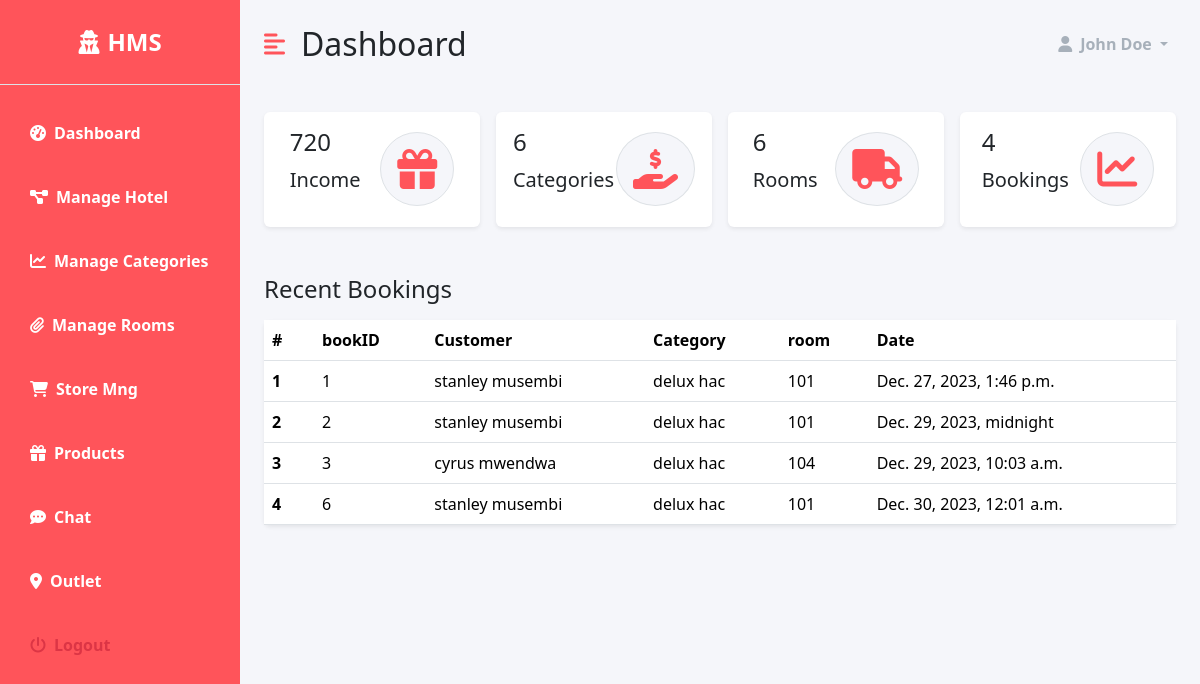
The page /dashboard/ (signed in) on the database as committed earlier.
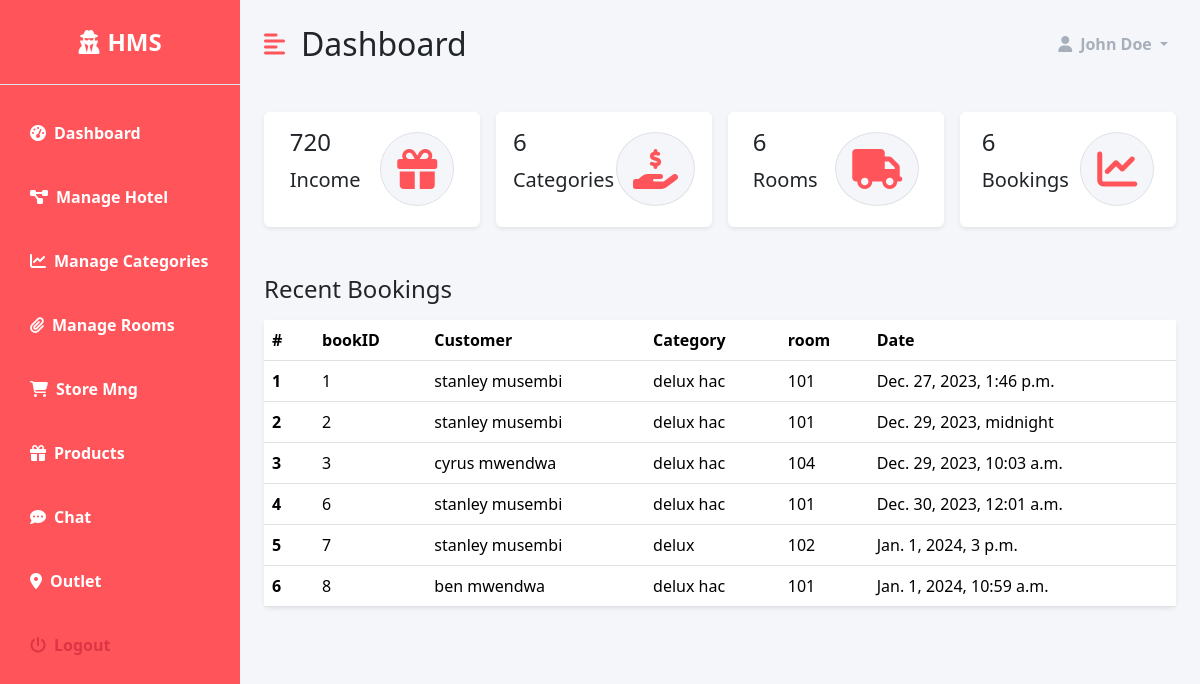
The same page on the database as committed later.
### hotel/models.py (models this page shows, shortened)
class Booking(models.Model):
    room = models.ForeignKey('Room' , on_delete=models.CASCADE)
    user = models.ForeignKey('accounts.CustomUser' , on_delete=models.CASCADE)
    persons = models.IntegerField()
    check_in = models.DateTimeField()
    check_out = models.DateTimeField()
    STATUS_CHOICES = (
        ('active' , 'active') ,
        ('cancelled' , 'cancelled') ,
        ('checked out' , 'checked out')
    )
    status = models.CharField(max_length=255 , choices=STATUS_CHOICES , default='active')
    added_on = models.DateTimeField(auto_now_add=True)
    updated_on = models.DateTimeField(auto_now=True)

class Room(models.Model):
    name  = models.CharField(max_length=255 , unique=True)
    category = models.ForeignKey('RoomCategory' , on_delete=models.CASCADE)
    STATUS_CHOICES = (
        ('available' , 'available' ) ,
        ('booked' , 'booked'),
        ('not available' , 'not available')
    )
    status = models.CharField(max_length=255 , choices=STATUS_CHOICES)
    added_on = models.DateTimeField(auto_now_add=True)
    updated_on = models.DateTimeField(auto_now=True)
    def __str__(self):
        return self.name

class RoomCategory(models.Model):
    name = models.CharField(max_length=255)
    description = models.TextField()
    capacity = models.IntegerField()
    beds = models.IntegerField()
    rooms = models.IntegerField()
    cost = models.DecimalField(max_digits=10, decimal_places=2)
    added_on = models.DateTimeField(auto_now_add=True)
    image = models.ImageField(upload_to="room_category_images")
    def __str__(self):
        return self.name

### accounts/models.py (models this page shows, shortened)
class CustomUser(AbstractUser):
    email = models.EmailField(unique=True)
    gender = models.CharField(max_length=1,  blank=True, null=True)
    address = models.CharField(max_length=255, blank=True, null=True)
    image = models.ImageField(upload_to="user_images", blank=True, null=True)
    username = None
    objects = CustomUserManager()
    USERNAME_FIELD = 'email'
    REQUIRED_FIELDS = []

### dashboard/views.py (the view)
# urls.py: path('' , views.index , name='dashboard-index'),
@login_required(login_url='accounts:login')
@staff_member_required(login_url='accounts:login')
def index(request):
    number_of_rooms = Room.objects.count()
    number_of_categories = RoomCategory.objects.count()
    number_of_customers = CustomUser.objects.filter(is_staff=False).count()
    number_of_staff = CustomUser.objects.filter(is_staff=True).count()
    number_of_bookings = Booking.objects.count()
    number_of_bookings_today = Booking.objects.filter(check_in=timezone.now()).count()
    number_of_bookings_this_month = Booking.objects.filter(check_in__month=timezone.now().month).count()
    number_of_bookings_this_year = Booking.objects.filter(check_in__year=timezone.now().year).count()
    bookings = Booking.objects.all()[0:10]
    context = {
        'num_of_rooms': number_of_rooms,
        'num_of_categories': number_of_categories,
        'num_of_customers': number_of_customers,
        'num_of_staff': number_of_staff,
        'num_of_bookings': number_of_bookings,
        'number_of_bookings_today': number_of_bookings_today,
        'number_of_bookings_this_month': number_of_bookings_this_month,
        'number_of_bookings_this_year': number_of_bookings_this_year,
        'bookings': bookings,
    }
    return render(request, 'dashboard/home.html' ,  context)

### templates/dashboard/home.html (shortened to what this page needs)
 {% extends 'dashboard/base.html' %}
{% load static %}
{% block content %}
                <div class="row g-3 my-2">
                    <div class="col-md-3">
                        <div class="p-3 bg-white shadow-sm d-flex justify-content-around align-items-center rounded">
                            <div>
                                <h3 class="fs-4">720</h3>
                                <p class="fs-5">Income</p>
                            </div>
                            <i class="fas fa-gift fs-1 primary-text border rounded-full secondary-bg p-3"></i>
                        </div>
                    </div>
                    <div class="col-md-3">
                        <div class="p-3 bg-white shadow-sm d-flex justify-content-around align-items-center rounded">
                            <div>
                                <h3 class="fs-4">{{ num_of_categories }}</h3>
                                <p class="fs-5">Categories</p>
                            </div>
                            <i
                                class="fas fa-hand-holding-usd fs-1 primary-text border rounded-full secondary-bg p-3"></i>
                        </div>
                    </div>
                    <div class="col-md-3">
                        <div class="p-3 bg-white shadow-sm d-flex justify-content-around align-items-center rounded">
                            <div>
                                <h3 class="fs-4">{{  num_of_rooms }}</h3>
                                <p class="fs-5">Rooms</p>
                            </div>
                            <i class="fas fa-truck fs-1 primary-text border rounded-full secondary-bg p-3"></i>
                        </div>
                    </div>
                    <div class="col-md-3">
                        <div class="p-3 bg-white shadow-sm d-flex justify-content-around align-items-center rounded">
                            <div>
                                <h3 class="fs-4">{{ num_of_bookings }}</h3>
                                <p class="fs-5">Bookings</p>
                            </div>
                            <i class="fas fa-chart-line fs-1 primary-text border rounded-full secondary-bg p-3"></i>
                        </div>
                    </div>
                </div>
                <div class="row my-5">
                    <h3 class="fs-4 mb-3">Recent Bookings</h3>
                    <div class="col">
                        <table class="table bg-white rounded shadow-sm  table-hover">
                            <thead>
                                <tr>
                                    <th scope="col" width="50">#</th>
                                    <th scope="col">bookID</th>
                                    <th scope="col">Customer</th>
                                    <th scope="col">Category</th>
                                    <th scope="col">room</th>
                                    <th scope="col">Date</th>
                                </tr>
                            </thead>
                            <tbody>
                                {% for booking in bookings %}
                                <tr>
                                    <th scope="row">{{ forloop.counter }}</th>
                                    <td>{{ booking.id }}</td>
                                    <td>{{ booking.user.get_full_name }}</td>
                                    <td>{{ booking.room.category }}</td>
                                    <td>{{ booking.room }}</td>
                                    <td>{{ booking.check_in}}</td>
                                </tr>
                                {% endfor %}
                        </tbody>
                        </table>
                    </div>
                </div>
{% endblock %}

### templates/dashboard/base.html (shortened to what this page needs)
{% load  static %}
<!DOCTYPE html>
<html lang="en">
<head>
      <link href="https://cdn.jsdelivr.net/npm/bootstrap@5.3.2/dist/css/bootstrap.min.css"
            rel="stylesheet"
>
    <link rel="stylesheet" href="https://cdnjs.cloudflare.com/ajax/libs/font-awesome/6.5.1/css/all.min.css"
 />
    <link rel="stylesheet" type="text/css" href="https://cdn.datatables.net/1.11.5/css/jquery.dataTables.css">
    <link rel="stylesheet" href="{%  static 'dashboard/style.css' %}">
</head>
<body>
      <div class="d-flex" id="wrapper">
        <div class="primary-bg" id="sidebar-wrapper">
            <div class="sidebar-heading text-center py-4  text-white fs-4 fw-bold text-uppercase border-bottom"><i
                    class="fas fa-user-secret me-2"></i>HMS</div>
            <div class="list-group list-group-flush my-3">
                <a href="{% url 'dashboard:dashboard-index' %}" class="list-group-item list-group-item-action bg-transparent text-white active"><i
                        class="fas fa-tachometer-alt me-2"></i>Dashboard</a>
                <a href="{% url 'dashboard:manage-hotel' %}" class="list-group-item list-group-item-action bg-transparent text-white fw-bold"><i
                        class="fas fa-project-diagram me-2"></i>Manage Hotel</a>
                <a href="{% url 'dashboard:manage-categories' %}" class="list-group-item list-group-item-action bg-transparent text-white fw-bold"><i
                        class="fas fa-chart-line me-2"></i>Manage Categories</a>
                <a href="{% url 'dashboard:manage-rooms' %}" class="list-group-item list-group-item-action bg-transparent text-white fw-bold"><i
                        class="fas fa-paperclip me-2"></i>Manage Rooms</a>
                <a href="#" class="list-group-item list-group-item-action bg-transparent text-white fw-bold"><i
                        class="fas fa-shopping-cart me-2"></i>Store Mng</a>
                <a href="#" class="list-group-item list-group-item-action bg-transparent text-white fw-bold"><i
                        class="fas fa-gift me-2"></i>Products</a>
                <a href="#" class="list-group-item list-group-item-action bg-transparent text-white fw-bold"><i
                        class="fas fa-comment-dots me-2"></i>Chat</a>
                <a href="#" class="list-group-item list-group-item-action bg-transparent text-white fw-bold"><i
                        class="fas fa-map-marker-alt me-2"></i>Outlet</a>
                <a href="#" class="list-group-item list-group-item-action bg-transparent text-danger fw-bold"><i
                        class="fas fa-power-off me-2"></i>Logout</a>
            </div>
        </div>
        <div id="page-content-wrapper">
            <nav class="navbar navbar-expand-lg navbar-light bg-transparent py-4 px-4">
                <div class="d-flex align-items-center">
                    <i class="fas fa-align-left primary-text fs-4 me-3" id="menu-toggle"></i>
                    <h2 class="fs-2 m-0">Dashboard</h2>
                </div>
                <div class="collapse navbar-collapse" id="navbarSupportedContent">
                    <ul class="navbar-nav ms-auto mb-2 mb-lg-0">
                        <li class="nav-item dropdown">
                            <a class="nav-link dropdown-toggle second-text fw-bold" href="#" id="navbarDropdown"
                                role="button" data-bs-toggle="dropdown" aria-expanded="false">
                                <i class="fas fa-user me-2"></i>John Doe
                            </a>
                        </li>
                    </ul>
                </div>
            </nav>
            <div class="container-fluid px-4">
                {% block content %}
                 {% endblock content %}
            </div>
        </div>
    </div>
</body>
</html>

### static/dashboard/style.css (style rules this page uses)
:root { --main-bg-color: #ff545a; --main-text-color: #ff545a; --second-text-color : #a7b0ba; --second-bg-color : #f5f6fa; }
.primary-text { color: var(--main-text-color); }
.second-text { color: var(--second-text-color); }
.primary-bg { background-color: var(--main-bg-color); }
.secondary-bg { background-color: var(--second-bg-color); }
.rounded-full { border-radius: 100%; }
#wrapper { overflow-x: hidden; background-color:var(--second-bg-color); }
#sidebar-wrapper { min-height: 100vh; margin-left: -15rem; -webkit-transition: margin 0.25s ease-out; -moz-transition: margin 0.25s ease-out; -o-transition: margin 0.25s ease-out; transition: margin 0.25s ease-out; }
#sidebar-wrapper .sidebar-heading { padding: 0.875rem 1.25rem; font-size: 1.2rem; }
#sidebar-wrapper .list-group { width: 15rem; }
#page-content-wrapper { min-width: 100vw; }
#menu-toggle { cursor: pointer; }
.list-group-item { border: none; padding: 20px 30px; color: white; font-weight: bold; }
.list-group-item.active { background-color: transparent; font-weight: bold; border: none; }
@media (min-width: 768px) { #sidebar-wrapper { margin-left: 0; } }
@media (min-width: 768px) { #page-content-wrapper { min-width: 0; width: 100%; } }

Rows that differ between the two databases and show on the page:
added Booking: id "7", user.get_full_name "stanley musembi", room.category "delux", room "102", check_in "Jan. 1, 2024, 3 p.m."
added Booking: id "8", user.get_full_name "ben mwendwa", room.category "delux hac", room "101", check_in "Jan. 1, 2024, 10:59 a.m."
Other text that changed with them:
{{ num_of_bookings }}: "4" → "6"
